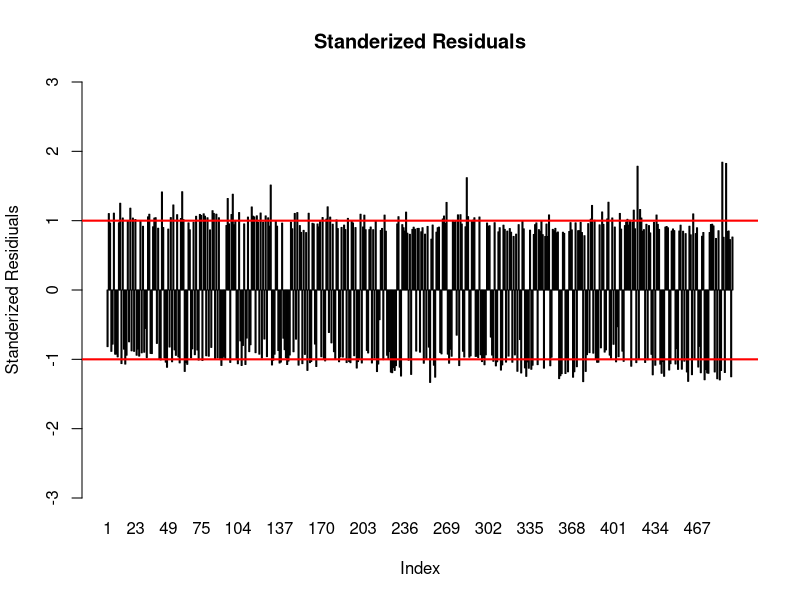
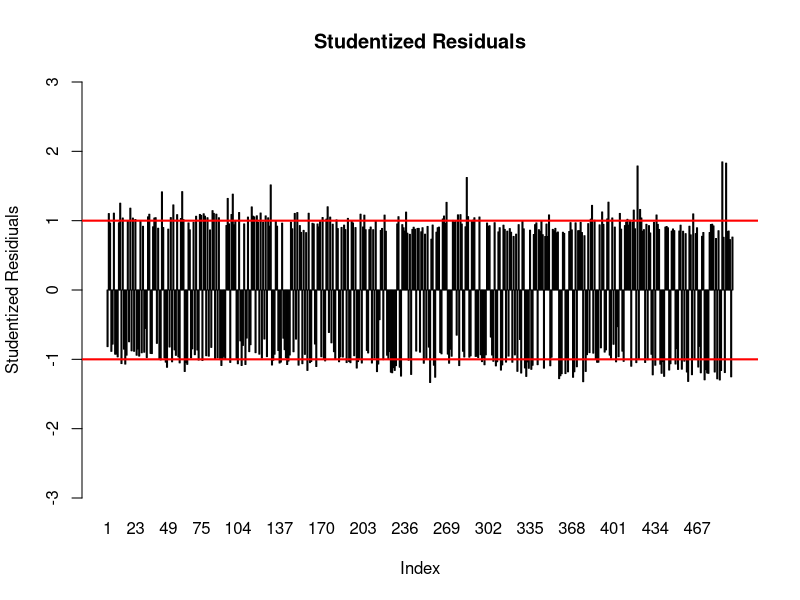
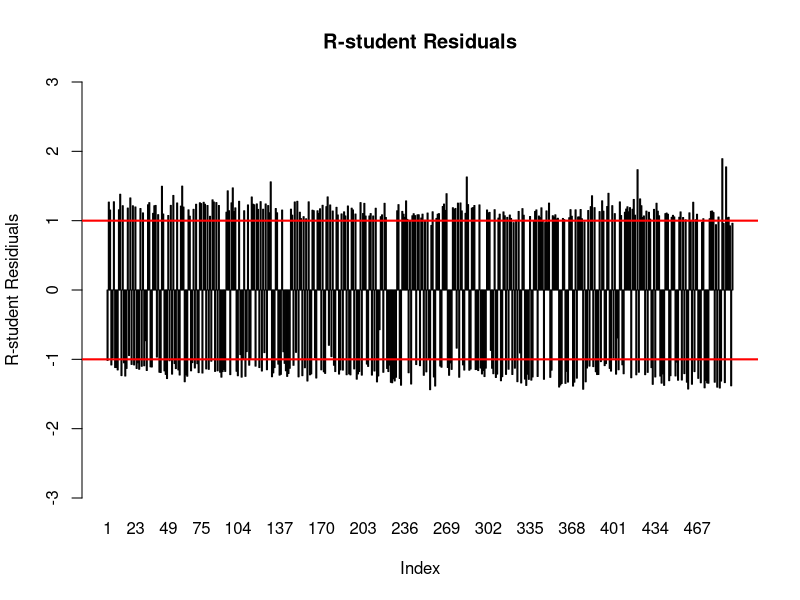
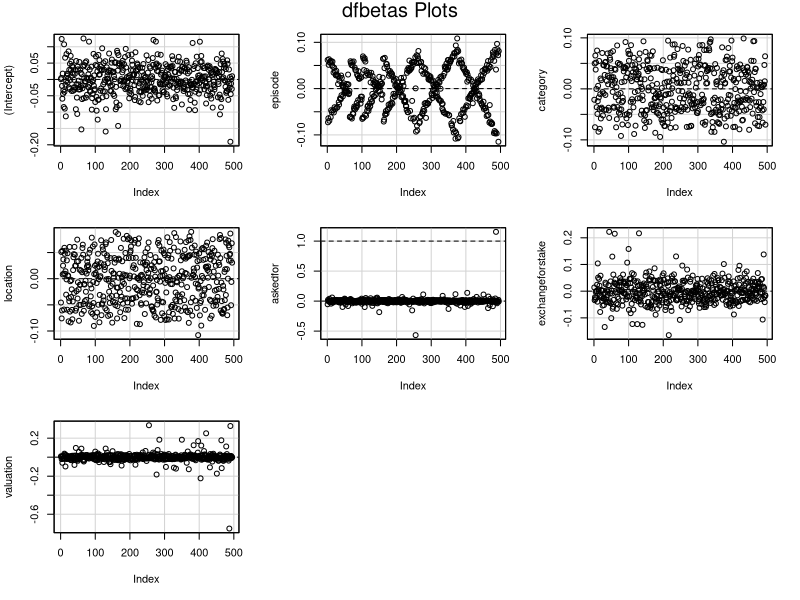
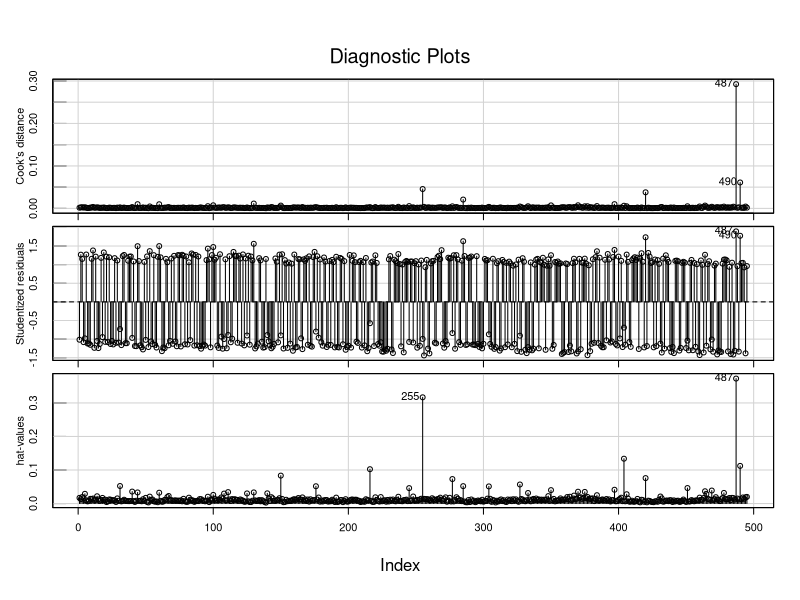
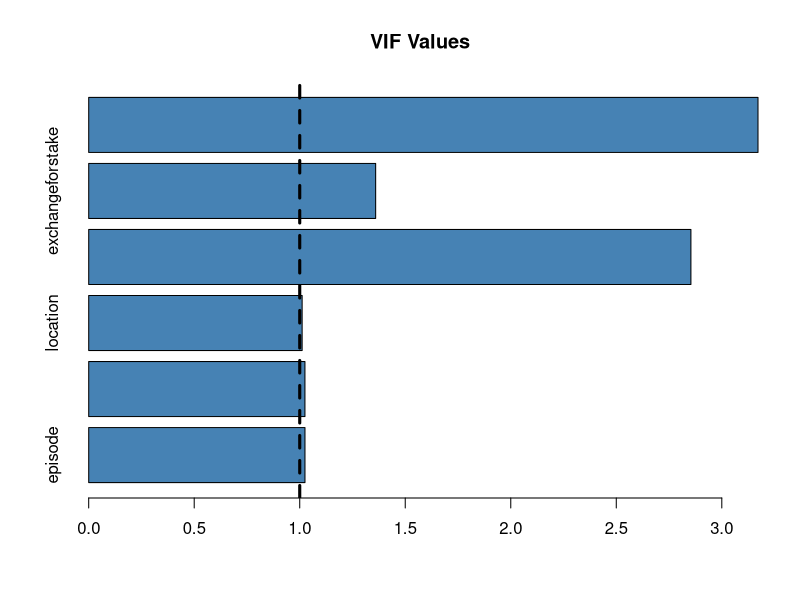
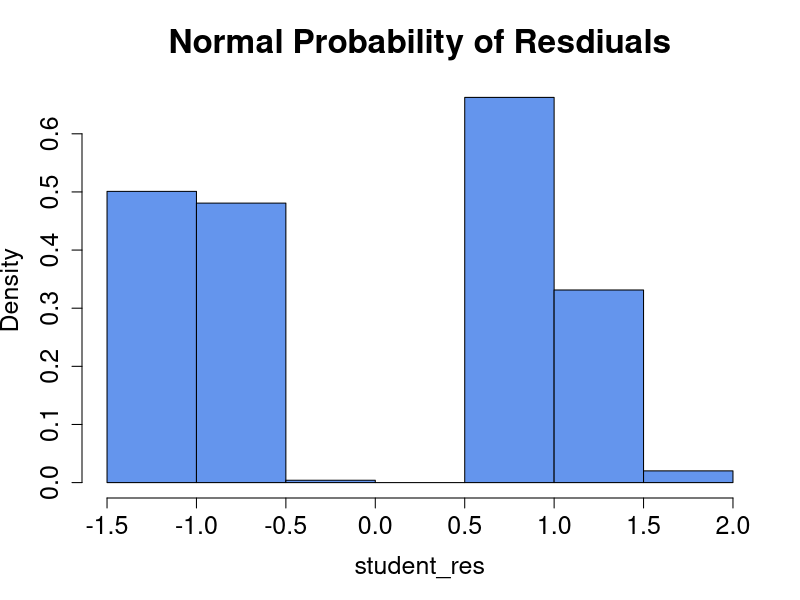
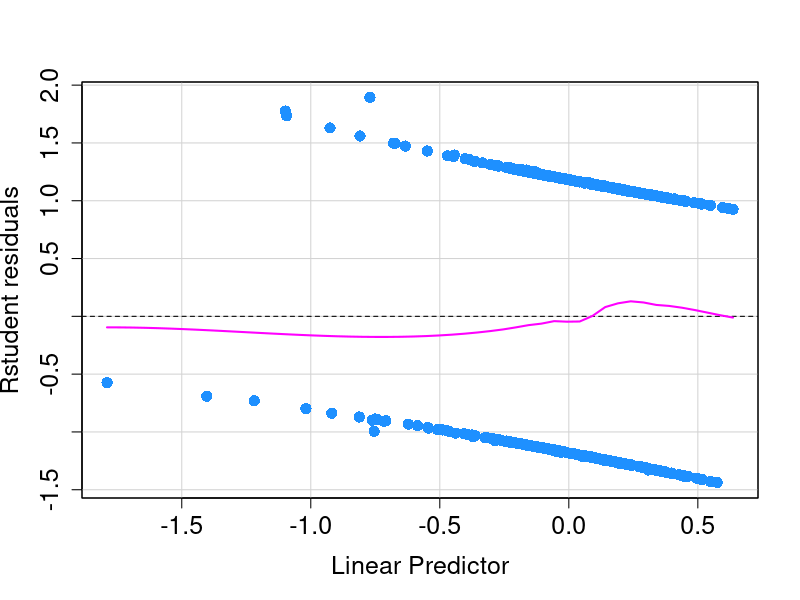

Source code (R) for these figures, in order: (Note: this script raises an error after producing the figures.)
## ---- chunk 1
knitr::opts_chunk$set(echo = TRUE)
## ---- chunk 2
library(readr)
data <- read.csv("shark_tank_companies.csv")
sharks <- as.data.frame(data)
attach(sharks)
sharks <- subset(sharks, select = -c(description, entrepreneurs, website, season, shark1, shark2, shark3, shark4, shark5, title, episode_season, multiple_entreprenuers))
head(sharks)
library(dplyr)
MakeNum <- function(x) as.numeric(as.factor(x))
sharks <- mutate_at(sharks, 1:4, MakeNum)
sharks$deal <- ifelse(sharks$deal=="2",1,0)
head(sharks)

library(tidyverse)
model <- glm(deal ~ episode + category + location + askedfor + exchangeforstake + valuation, data = sharks, family=binomial)
summary(model)
anova(model)
with(summary(model), 1 - deviance/null.deviance)
## ---- chunk 3
library(MASS)
# Standardized, Studentized, R-Student residuals
standard_res <- stdres(model)
student_res <- studres(model)
r_student_res <- rstudent(model)

# PRESS residuals
# library(qpcR)
# press_res <- PRESS(model)

# Bar plots of residuals
barplot(height = standard_res ,
 main = "Standerized Residuals", xlab = "Index",
 ylab = "Standerized Residiuals",  ylim=c(-3,3))
abline(h=1, col = "Red", lwd=2)
abline(h=-1, col = "Red", lwd=2)

barplot(height = student_res ,
 main = "Studentized Residuals", xlab = "Index",
 ylab = "Studentized Residiuals",  ylim=c(-3,3))
abline(h=1, col = "Red", lwd=2)
abline(h=-1, col = "Red", lwd=2)

barplot(height = r_student_res ,
 main = "R-student Residuals", xlab = "Index",
 ylab = "R-student Residiuals",  ylim=c(-3,3))
abline(h=1, col = "Red", lwd=2)
abline(h=-1, col = "Red", lwd=2)

## ---- chunk 4
# Measures of influence
myInf <- influence.measures(model)
summary(myInf)

hat <- as.data.frame(hatvalues(model))
hat
dffits <- as.data.frame(dffits(model))
dffits
dfbetas <- as.data.frame(dfbetas(model))
dfbetas
cooksD <- as.data.frame(cooks.distance(model))
cooksD
covratio <- as.data.frame(covratio(model))
covratio

# Plots of DFBETAS, Cooks D, and Hat values
library(car)
dfbetasPlots(model,intercept=T)
influenceIndexPlot(model, vars=c("Cook", "Studentized", "hat"))

# VIF values
vif_values <- vif(model)
vif_values
barplot(vif_values, main = "VIF Values", horiz = TRUE, col = "steelblue")
abline(v = 1, lwd = 3, lty = 2)
cor_dat = cor(sharks)
print(cor_dat)

# Normal Probability of Residuals
# par(mfrow=c(1,2))
hist(student_res, breaks=10, freq=F, col="cornflowerblue",
cex.axis=1.5, cex.lab=1.5, cex.main=2, main = "Normal Probability of Resdiuals")
# qqPlot(model)

# Residuals vs Fitted  Values
residualPlot(model, type="rstudent", quadratic=F, col = "dodgerblue",
pch=16, cex=1.5, cex.axis=1.5, cex.lab=1.5)

# Residuals against the Regressor
residualPlots(model, type="rstudent", fitted=F, quadratic=F, col = "dodgerblue",
pch=16, cex=1.5, cex.axis=1.5, cex.lab=1.5)
## ---- chunk 5
# Variance-stabilizing transformations
# Transforming Model using log, square root, and cube root, arcsine of square root, reciprocal square root, and reciprocal
# Original model with no transformation
# R-student Residuals
r_student_res <- rstudent(model)
barplot(height = r_student_res ,
 main = "R-student Residuals", xlab = "Index",
 ylab = "R-student Residiuals",  ylim=c(-3,3))
abline(h=1, col = "Red", lwd=2)
abline(h=-1, col = "Red", lwd=2)
# Residuals vs Fitted  Values for original model
residualPlot(model, type="rstudent", quadratic=F, col = "dodgerblue",
pch=16, cex=1.5, cex.axis=1.5, cex.lab=1.5)
#Q-Q plot for original model
qqnorm(model$residuals)
qqline(model$residuals)
# Influence measures
myInf <- influence.measures(model)
# Cook's D, Studentized residuals, and Hat value plots
summary(myInf)
influenceIndexPlot(model, vars=c("Cook", "Studentized", "hat"))
## ---- chunk 6
# Log base 10 y transformation
MakeNum <- function(x) as.numeric(as.factor(x))
sharks <- mutate_at(sharks, 1, MakeNum)
log_y <- log(sharks$deal, base = 10)
log_y_model <- glm(log_y ~ episode + category + location + askedfor + exchangeforstake + valuation, data = sharks, family = binomial)
summary(log_y_model)
with(summary(log_y_model), 1 - deviance/null.deviance)
# R-student Residuals
r_student_res <- rstudent(log_y_model)
barplot(height = r_student_res ,
 main = "R-student Residuals", xlab = "Index",
 ylab = "R-student Residiuals",  ylim=c(-3,3))
abline(h=1, col = "Red", lwd=2)
abline(h=-1, col = "Red", lwd=2)
# Residuals vs Fitted  Values for log model
residualPlot(log_y_model, type="rstudent", quadratic=F, col = "dodgerblue",
pch=16, cex=1.5, cex.axis=1.5, cex.lab=1.5)
# Influence measures
myInf <- influence.measures(log_y_model)
# Cook's D, Studentized residuals, and Hat value plots
summary(myInf)
influenceIndexPlot(log_y_model, vars=c("Cook", "Studentized", "hat"))

## ---- chunk 7
# Square root transformation
sharks$deal <- ifelse(sharks$deal=="2",1,0)
sqrt_y <- sqrt(sharks$deal)
sqrt_model <- glm(sqrt_y ~ episode + category + location + askedfor + exchangeforstake + valuation, data = sharks, family = binomial)
summary(sqrt_model)
with(summary(sqrt_model), 1 - deviance/null.deviance)
# R-student Residuals
r_student_res <- rstudent(sqrt_model)
barplot(height = r_student_res ,
 main = "R-student Residuals", xlab = "Index",
 ylab = "R-student Residiuals",  ylim=c(-3,3))
abline(h=1, col = "Red", lwd=2)
abline(h=-1, col = "Red", lwd=2)
# Residuals vs Fitted  Values for square root model
residualPlot(sqrt_model, type="rstudent", quadratic=F, col = "dodgerblue",
pch=16, cex=1.5, cex.axis=1.5, cex.lab=1.5)
# Influence measures
myInf <- influence.measures(sqrt_model)
# Cook's D, Studentized residuals, and Hat value plots
summary(myInf)
influenceIndexPlot(sqrt_model, vars=c("Cook", "Studentized", "hat"))
## ---- chunk 8
# Cube root transformation
cube_y <- sharks$deal^(1/3)
cube_model <- glm(cube_y ~ episode + category + location + askedfor + exchangeforstake + valuation, data = sharks, family = binomial)
summary(cube_model)
with(summary(cube_model), 1 - deviance/null.deviance)
# R-student Residuals
r_student_res <- rstudent(cube_model)
barplot(height = r_student_res ,
 main = "R-student Residuals", xlab = "Index",
 ylab = "R-student Residiuals",  ylim=c(-3,3))
abline(h=1, col = "Red", lwd=2)
abline(h=-1, col = "Red", lwd=2)
# Residuals vs Fitted  Values for cube root model
residualPlot(cube_model, type="rstudent", quadratic=F, col = "dodgerblue",
pch=16, cex=1.5, cex.axis=1.5, cex.lab=1.5)
# Influence measures
myInf <- influence.measures(cube_model)
# Cook's D, Studentized residuals, and Hat value plots
summary(myInf)
influenceIndexPlot(cube_model, vars=c("Cook", "Studentized", "hat"))


## ---- chunk 9
# Arcsine of square root transformation
asin_sqrt_y <- asin(sqrt(sharks$deal))
asin_sqrt_model <- glm(asin_sqrt_y ~ episode + category + location + askedfor + exchangeforstake + valuation, data = sharks)
summary(asin_sqrt_model)
with(summary(asin_sqrt_model), 1 - deviance/null.deviance)
# R-student Residuals
r_student_res <- rstudent(asin_sqrt_model)
barplot(height = r_student_res ,
 main = "R-student Residuals", xlab = "Index",
 ylab = "R-student Residiuals",  ylim=c(-3,3))
abline(h=1, col = "Red", lwd=2)
abline(h=-1, col = "Red", lwd=2)
# Residuals vs Fitted  Values for arcsine of square root model
residualPlot(asin_sqrt_model, type="rstudent", quadratic=F, col = "dodgerblue",
pch=16, cex=1.5, cex.axis=1.5, cex.lab=1.5)
# Influence measures
myInf <- influence.measures(asin_sqrt_model)
# Cook's D, Studentized residuals, and Hat value plots
summary(myInf)
influenceIndexPlot(asin_sqrt_model, vars=c("Cook", "Studentized", "hat"))



## ---- chunk 10
# Reciprocal square root transformation
MakeNum <- function(x) as.numeric(as.factor(x))
sharks <- mutate_at(sharks, 1:4, MakeNum)
reci_sqrt_y <- sharks$deal^(-1/2)
reci_sqrt_model <- glm(reci_sqrt_y ~ episode + category + location + askedfor + exchangeforstake + valuation, data = sharks)
summary(reci_sqrt_model)
with(summary(reci_sqrt_model), 1 - deviance/null.deviance)
# R-student Residuals
r_student_res <- rstudent(reci_sqrt_model)
barplot(height = r_student_res ,
 main = "R-student Residuals", xlab = "Index",
 ylab = "R-student Residiuals",  ylim=c(-3,3))
abline(h=1, col = "Red", lwd=2)
abline(h=-1, col = "Red", lwd=2)
# Residuals vs Fitted  Values for reciprocal square root model
residualPlot(reci_sqrt_model, type="rstudent", quadratic=F, col = "dodgerblue",
pch=16, cex=1.5, cex.axis=1.5, cex.lab=1.5)
# Influence measures
myInf <- influence.measures(reci_sqrt_model)
# Cook's D, Studentized residuals, and Hat value plots
summary(myInf)
influenceIndexPlot(reci_sqrt_model, vars=c("Cook", "Studentized", "hat"))
## ---- chunk 11
# Reciprocal transformation
reci_y <- sharks$deal^(-1)
reci_y_model <- glm(reci_y ~ episode + category + location + askedfor + exchangeforstake + valuation, data = sharks)
summary(reci_y_model)
with(summary(reci_y_model), 1 - deviance/null.deviance)
# R-student Residuals
r_student_res <- rstudent(reci_y_model)
barplot(height = r_student_res ,
 main = "R-student Residuals", xlab = "Index",
 ylab = "R-student Residiuals",  ylim=c(-3,3))
abline(h=1, col = "Red", lwd=2)
abline(h=-1, col = "Red", lwd=2)
# Residuals vs Fitted  Values for reciprocal model
residualPlot(reci_y_model, type="rstudent", quadratic=F, col = "dodgerblue",
pch=16, cex=1.5, cex.axis=1.5, cex.lab=1.5)
# Influence measures
myInf <- influence.measures(reci_y_model)
# Cook's D, Studentized residuals, and Hat value plots
summary(myInf)
influenceIndexPlot(reci_y_model, vars=c("Cook", "Studentized", "hat"))
## ---- chunk 12
# Transformations to linearize the model
# Transforming model using log base 10 x and  1/x 
# Log base 10 x transformation
log_sharks <- sharks
vars <- c("episode", "category", "location", "askedfor", "exchangeforstake", "valuation")
log_sharks[vars] <- lapply(log_sharks[vars], log10)
log_x_model <- glm(deal ~ episode + category + location + askedfor + exchangeforstake + valuation, data = log_sharks)
summary(log_x_model)
with(summary(log_x_model), 1 - deviance/null.deviance)
# Residuals vs Fitted  Values for log model
residualPlot(log_x_model, type="rstudent", quadratic=F, col = "dodgerblue",
pch=16, cex=1.5, cex.axis=1.5, cex.lab=1.5)
## ---- chunk 13
# 1 / x transformation
x_sharks <- sharks
vars <- c("episode", "category", "location", "askedfor", "exchangeforstake", "valuation")
x_sharks[vars] <- lapply(x_sharks[vars], function(x) 1/x)
x_model <- glm(deal ~ episode + category + location + askedfor + exchangeforstake + valuation, data = x_sharks)
summary(x_model)
with(summary(x_model), 1 - deviance/null.deviance)
# Residuals vs Fitted  Values for log model
residualPlot(x_model, type="rstudent", quadratic=F, col = "dodgerblue",
pch=16, cex=1.5, cex.axis=1.5, cex.lab=1.5)
## ---- chunk 14
# Analytical Methods for Selecting a Transformation
# BoxCox Transformation
sharks <- as.data.frame(data)
attach(sharks)
sharks <- subset(sharks, select = -c(description, entrepreneurs, website, season, shark1, shark2, shark3, shark4, shark5, title, episode_season, multiple_entreprenuers))
MakeNum <- function(x) as.numeric(as.factor(x))
sharks <- mutate_at(sharks, 1:4, MakeNum)
model <- glm(deal ~ episode + category + location + askedfor + exchangeforstake + valuation, data = sharks)

bc <- boxCox(model, lambda=seq(-2,2,1/10))
lambda <- bc$x[which.max(bc$y)]
# Best value for lambda is .1414141
bc_model <- glm(((deal^lambda-1)/lambda) ~ episode + category + location + askedfor + exchangeforstake + valuation, data = sharks, family = binomial)
summary(bc_model)
with(summary(bc_model), 1 - deviance/null.deviance)
#Q-Q plot for Box-Cox transformed model
qqnorm(bc_model$residuals)
qqline(bc_model$residuals)
# In the Profile Log-likelihood plot, the 95% CI does not include the value 1, 
# which indicates that the transformation is useful
# We will continue with the box cox transformation
## ---- chunk 15
# Standardized, Studentized, R-Student residuals
standard_res <- stdres(log_x_model)
student_res <- studres(log_x_model)
r_student_res <- rstudent(log_x_model)

# PRESS residuals
# library(qpcR)
# press_res <- PRESS(model)

# Bar plots of residuals
barplot(height = standard_res ,
 main = "Standerized Residuals", xlab = "Index",
 ylab = "Standerized Residiuals",  ylim=c(-3,3))
abline(h=1, col = "Red", lwd=2)
abline(h=-1, col = "Red", lwd=2)

barplot(height = student_res ,
 main = "Studentized Residuals", xlab = "Index",
 ylab = "Studentized Residiuals",  ylim=c(-3,3))
abline(h=1, col = "Red", lwd=2)
abline(h=-1, col = "Red", lwd=2)

barplot(height = r_student_res ,
 main = "R-student Residuals", xlab = "Index",
 ylab = "R-student Residiuals",  ylim=c(-3,3))
abline(h=1, col = "Red", lwd=2)
abline(h=-1, col = "Red", lwd=2)
## ---- chunk 16
# Lasso
library(glmnet)
x = sharks[,2:7]; x = as.matrix(x)
y = sharks[,1];
lambdas <- 10^seq(2, -3, by = -.1)
lasso_reg <- cv.glmnet(x, y, alpha = 1, lambda = lambdas, standardize = TRUE)
lambda_best <- lasso_reg$lambda.min
lasso_model <- glmnet(x, y, alpha = 1, lambda = lambda_best, standardize = TRUE)
lasso_model$beta
## ---- chunk 17
# Final coefficients 
summary(log_x_model)
coef(log_x_model)
print("R-squared: ")
with(summary(log_x_model), 1 - deviance/null.deviance)

stepmodel <- log_x_model %>% stepAIC(trace = FALSE)
summary(stepmodel)
coef(stepmodel)
with(summary(stepmodel), 1 - deviance/null.deviance)
